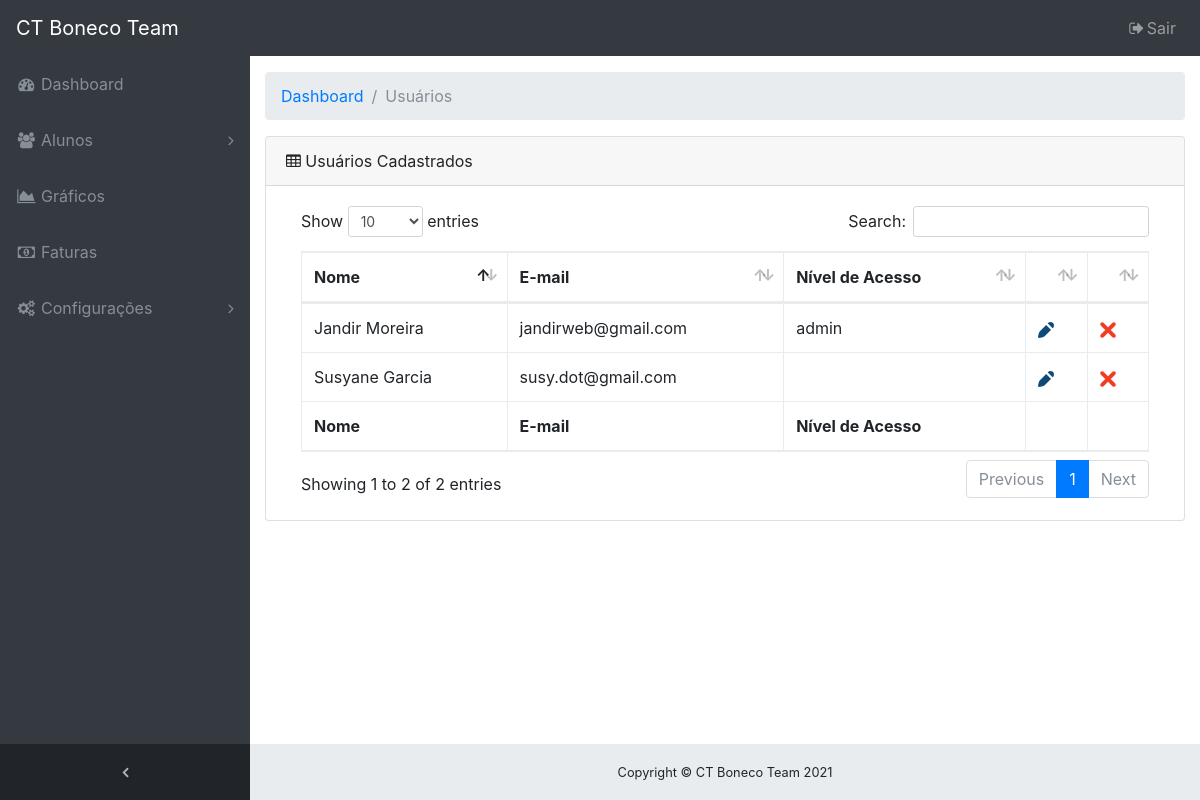
Screenshot of /admin/usuarios.php (signed in) with the database file from the repository.
### tables this page shows
CREATE TABLE `dot_users` (
  `id` int(11) NOT NULL,
  `usuario` text,
  `senha` text,
  `nivel` text,
  `nome` text,
  `email` text
);

### classes/Funcionario.class.php (called while the page is built, shortened)
<?php
include_once "Conexao.class.php";
include_once "Funcoes.class.php";
class Funcionario{
	private $con;
	public function __construct(){
		$this->con = new Conexao();
	}
	public function querySelect(){
		try{
			$cst = $this->con->conectar()->prepare("SELECT `id`, `usuario`, `nivel`, `nome`, `email` FROM `dot_users`");
			$cst->execute();
			return $cst->fetchAll();
		}catch(PDOException $e){
			return 'Error: '.$e->getMessage();
		}
	}
}
?>

### classes/Conexao.class.php (called while the page is built)
<?php
class Conexao{
	private $usuario;
	private $senha;
	private $banco;
	private $servidor;
	private static $pdo;
	public function __construct(){
		$this->servidor = "mysql.webforall.pro";
		$this->banco = "webforall";
		$this->usuario = "webforall";
		$this->senha = "ctb024685CTB";
	}
	public function conectar(){
		try{
			if(is_null(self::$pdo)){
				self::$pdo = new PDO("mysql:host=".$this->servidor.";dbname=".$this->banco, $this->usuario, $this->senha);
			}
			return self::$pdo;
		}catch(PDOException $e){
			echo 'Error: '.$e->getMessage();
		}
	}
}
?>

### classes/Funcoes.class.php (called while the page is built, shortened)
<?php
class Funcoes{
	public function tratarCaracter($vlr, $tipo){
		switch($tipo){
			case 2: $rst = htmlentities($vlr, ENT_QUOTES, "ISO-8859-1"); break;
		}
		return $rst;
	}
	public function base64($vlt, $n){
		switch($n){
			case 1: return base64_encode($vlt); break;
		}
	}
}
?>

### admin/usuarios.php (the view, shortened to what this page needs)
<?php
require_once "../classes/Funcionario.class.php";
require_once "../classes/Funcoes.class.php";
$objFunc = new Funcionario();
$objFc = new Funcoes();
if($_SESSION["logado"] == "sim"){
	$objFunc->funcionarioLogado($_SESSION['func']);
}else{
	header("location: ../index.php");
}
?>
<?php include "header.php"; ?>
  <div class="content-wrapper">
    <div class="container-fluid">
      <ol class="breadcrumb">
        <li class="breadcrumb-item">
          <a href="index.php">Dashboard</a>
        </li>
        <li class="breadcrumb-item active">Usuários</li>
      </ol>
        <div>
            <div class="card mb-3">
                <div class="card-header">
                    <i class="fa fa-table"></i> Usuários Cadastrados</div>
                <div class="card-body">
                    <div class="table-responsive">
                        <table class="table table-bordered table-hover" id="dataTable" width="100%" cellspacing="0">
                            <thead>
                                <tr>
                                    <th>Nome</th>
                                    <th>E-mail</th>
                                    <th>Nível de Acesso</th>
                                    <th> </th>
                                    <th> </th>
                                </tr>
                            </thead>
                            <tfoot>
                                <tr>
                                    <th>Nome</th>
                                    <th>E-mail</th>
                                    <th>Nível de Acesso</th>
                                    <th> </th>
                                    <th> </th>
                                </tr>
                            </tfoot>
                            <tbody>
                                <?php foreach($objFunc->querySelect() as $rst){ ?>
                                <tr>
                                    <td><?=$objFc->tratarCaracter($rst['nome'], 2)?></td>
                                    <td><?=$objFc->tratarCaracter($rst['email'], 2)?></td>
                                    <td><?=$objFc->tratarCaracter($rst['nivel'], 2)?></td>
                                    <td><a href="?acao=edit&func=<?=$objFc->base64($rst['id'], 1)?>" title="Editar dados"><img src="../images/ico-editar.png" width="16" height="16" alt="Editar"></a></td>
                                    <td><a data-toggle="modal" data-target="#excluiUser" title="Excluir esse dado"><img src="../images/ico-excluir.png" width="16" height="16" alt="Excluir"></a></td>
                                </tr>
                                <?php } ?>
                            </tbody>
                        </table>
                    </div>
                </div>
            </div>
        </div>
      </div>
      <?php include "footer.php"; ?>

### css/sb-admin.css (style rules this page uses)
html { position: relative; min-height: 100%; }
body { overflow-x: hidden; }
body.sticky-footer { margin-bottom: 56px; }
body.sticky-footer .content-wrapper { min-height: calc(100vh - 56px - 56px); }
body.fixed-nav { padding-top: 56px; }
.content-wrapper { min-height: calc(100vh - 56px); padding-top: 1rem; }
.content-wrapper { overflow-x: hidden; background: white; }
@media (min-width: 992px) { .content-wrapper { margin-left: 250px; } }

### rows the page displays
dot_users: nome "Jandir Moreira", email "jandirweb@gmail.com", nivel "admin"
dot_users: nome "Susyane Garcia", email "susy.dot@gmail.com"

### other values shown
$ano "2021"
